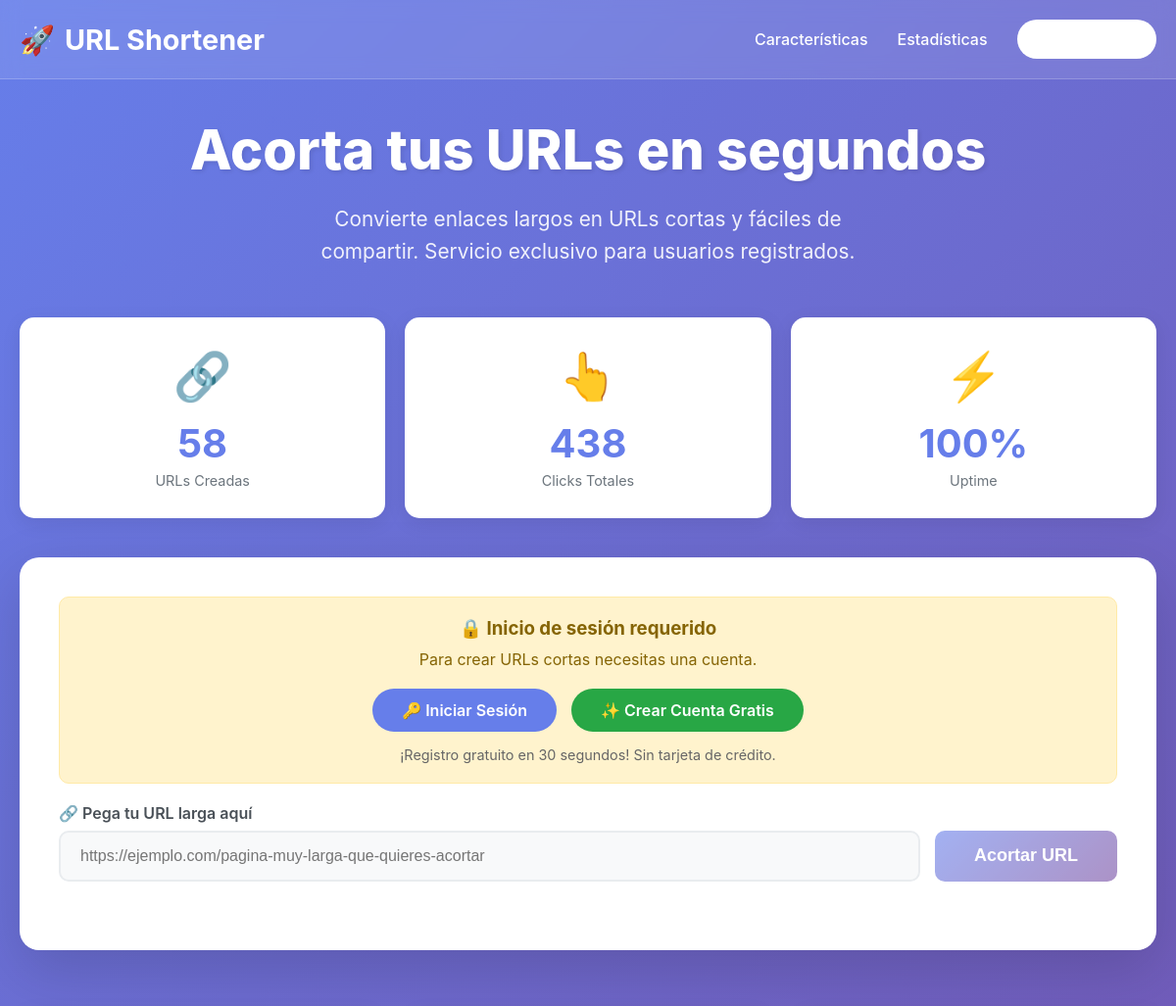
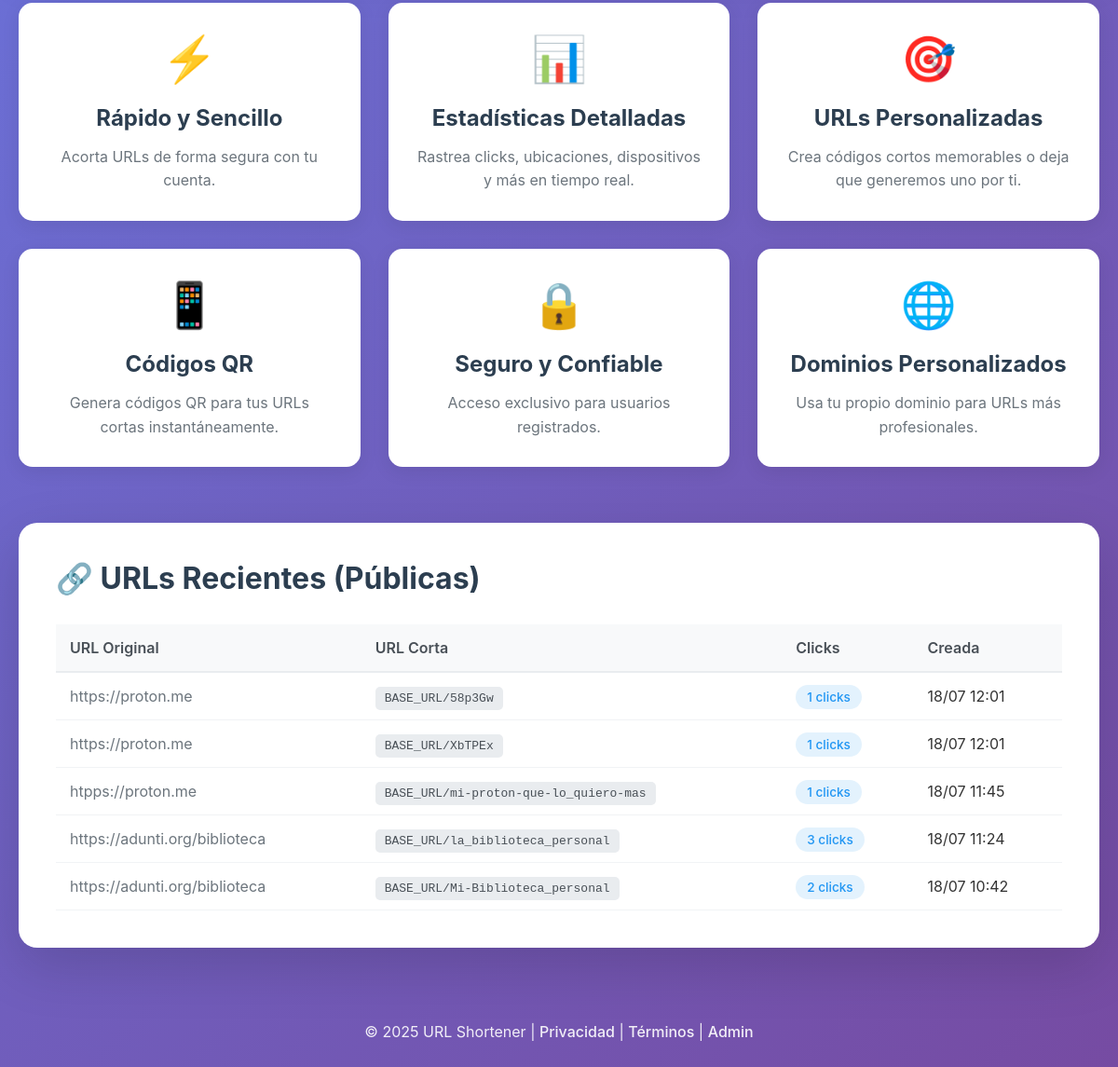
Before: / with the older database file (2 pictures, top to bottom).
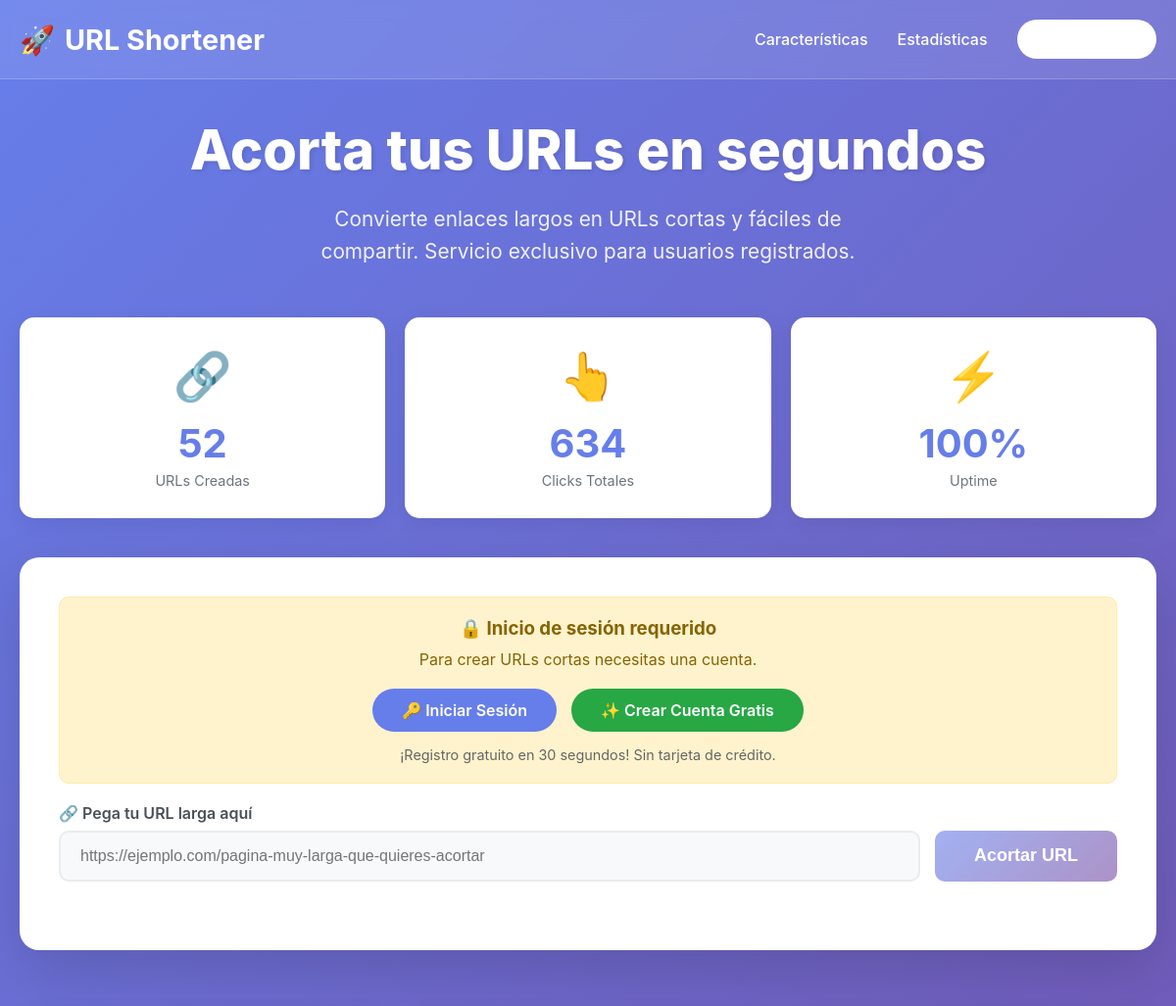
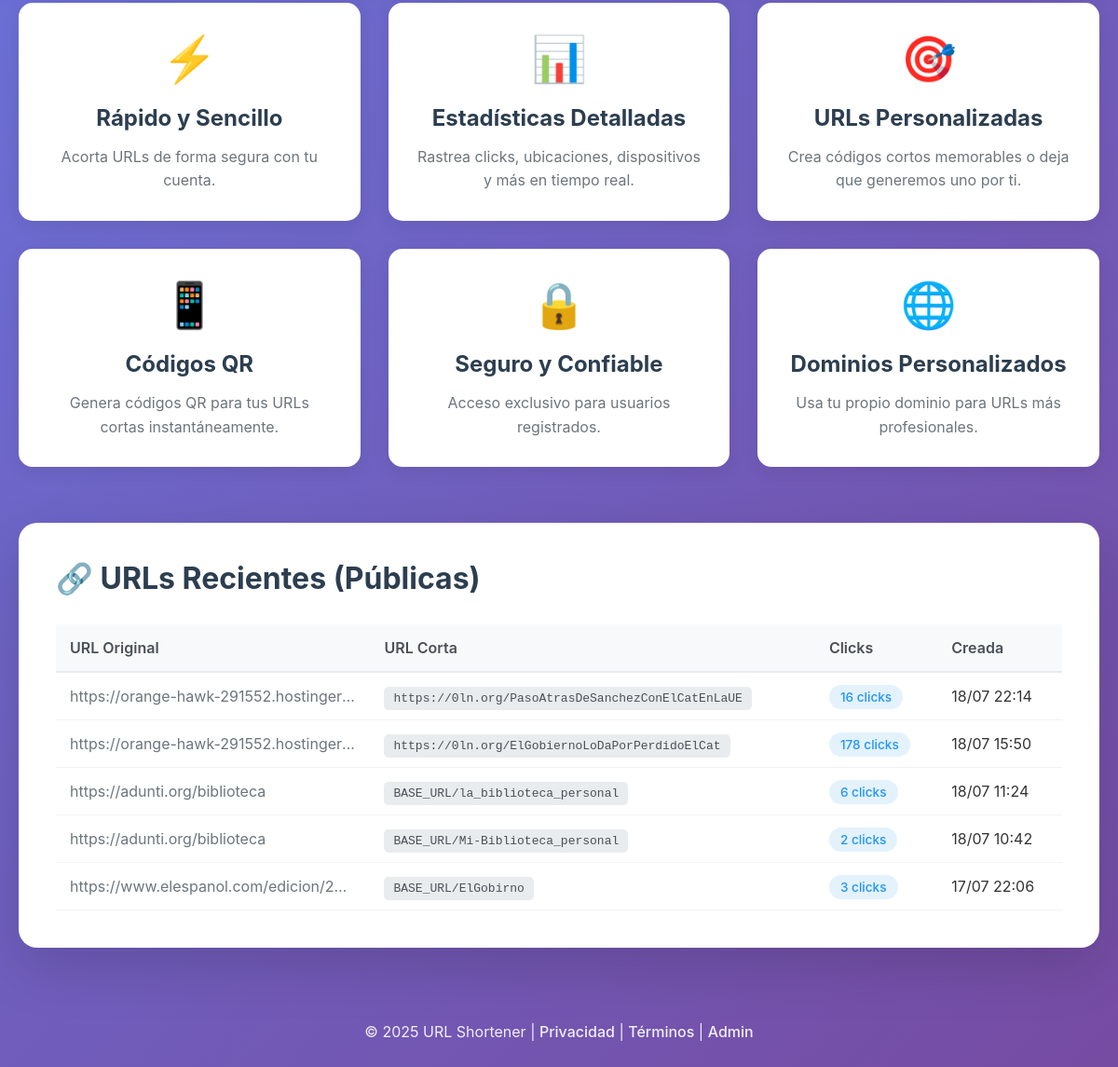
After: the same page with the newer database file (2 pictures, top to bottom).
### tables this page shows
CREATE TABLE `urls` (
  `id` int NOT NULL,
  `user_id` int DEFAULT NULL,
  `domain_id` int DEFAULT NULL,
  `short_code` varchar(100) NOT NULL,
  `original_url` text NOT NULL,
  `created_at` timestamp NULL DEFAULT CURRENT_TIMESTAMP,
  `clicks` int DEFAULT '0',
  `last_click` timestamp NULL DEFAULT NULL,
  `ip_address` varchar(45) DEFAULT NULL,
  `user_agent` text,
  `active` tinyint(1) DEFAULT '1',
  `is_public` tinyint(1) DEFAULT '1',
  `title` varchar(255) DEFAULT NULL,
  `description` text
);

CREATE TABLE `custom_domains` (
  `id` int NOT NULL,
  `user_id` int DEFAULT NULL,
  `domain` varchar(255) NOT NULL,
  `status` enum('pending','active','inactive') DEFAULT 'pending',
  `verification_token` varchar(64) DEFAULT NULL,
  `verified_at` timestamp NULL DEFAULT NULL,
  `created_at` timestamp NULL DEFAULT CURRENT_TIMESTAMP,
  `updated_at` timestamp NULL DEFAULT CURRENT_TIMESTAMP ON UPDATE CURRENT_TIMESTAMP,
  `ssl_enabled` tinyint(1) DEFAULT '0',
  `verification_method` varchar(50) DEFAULT NULL
);

### index.php (the view, shortened to what the changed rows need)
<?php
$is_logged_in = isset($_SESSION['user_id']) || isset($_SESSION['admin_logged_in']);
try {
    $db = new PDO("mysql:host=" . DB_HOST . ";dbname=" . DB_NAME, DB_USER, DB_PASS);
    $db->setAttribute(PDO::ATTR_ERRMODE, PDO::ERRMODE_EXCEPTION);
} catch(PDOException $e) {
    die("Error de conexión: " . $e->getMessage());
}
try {
    $stmt = $db->query("SELECT COUNT(*) as total FROM urls");
    $total_urls = $stmt->fetch()['total'];
    $stmt = $db->query("SELECT SUM(clicks) as total FROM urls");
    $total_clicks = $stmt->fetch()['total'] ?? 0;
    if ($is_logged_in) {
        $stmt = $db->query("
            SELECT u.*, cd.domain as custom_domain
            FROM urls u
            LEFT JOIN custom_domains cd ON u.domain_id = cd.id
            ORDER BY u.created_at DESC
            LIMIT 5
        ");
    } else {
        $stmt = $db->query("
            SELECT u.*, cd.domain as custom_domain
            FROM urls u
            LEFT JOIN custom_domains cd ON u.domain_id = cd.id
            WHERE u.is_public = 1
            ORDER BY u.created_at DESC
            LIMIT 5
        ");
    }
    $recent_urls = $stmt->fetchAll();
} catch (Exception $e) {
    $total_urls = 0;
    $total_clicks = 0;
    $recent_urls = [];
}
?>
<!DOCTYPE html>
<html lang="es">
<head>
</head>
<body>
    <div class="container">
        <div class="hero">
            <h1>Acorta tus URLs en segundos</h1>
        </div>
        <div class="stats-grid" id="stats">
            <div class="stat-card">
                <div class="stat-icon">🔗</div>
                <div class="stat-value"><?php echo number_format($total_urls); ?></div>
                <div class="stat-label">URLs Creadas</div>
            </div>
            <div class="stat-card">
                <div class="stat-icon">👆</div>
                <div class="stat-value"><?php echo number_format($total_clicks); ?></div>
                <div class="stat-label">Clicks Totales</div>
            </div>
        </div>
        <?php if (!empty($recent_urls)): ?>
        <div class="recent-section">
            <h2>🔗 URLs Recientes <?php echo (!$is_logged_in ? '(Públicas)' : ''); ?></h2>
            <div class="recent-urls">
                <table>
                    <thead>
                        <tr>
                            <th>URL Original</th>
                            <th>URL Corta</th>
                            <th>Clicks</th>
                            <th>Creada</th>
                        </tr>
                    </thead>
                    <tbody>
                        <?php foreach ($recent_urls as $url): ?>
                        <?php
                        if (!empty($url['custom_domain'])) {
                            $short_url = "https://" . $url['custom_domain'] . "/" . $url['short_code'];
                        } else {
                            $short_url = rtrim(BASE_URL, '/') . '/' . $url['short_code'];
                        }
                        ?>
                        <tr>
                            <td class="url-original" title="<?php echo htmlspecialchars($url['original_url']); ?>">
                                <?php echo htmlspecialchars($url['original_url']); ?>
                            </td>
                            <td>
                                <span class="url-short"><?php echo htmlspecialchars($short_url); ?></span>
                            </td>
                            <td>
                                <span class="badge badge-primary">
                                    <?php echo number_format($url['clicks'] ?? 0); ?> clicks
                                </span>
                            </td>
                            <td><?php echo date('d/m H:i', strtotime($url['created_at'])); ?></td>
                        </tr>
                        <?php endforeach; ?>
                    </tbody>
                </table>
            </div>
        </div>
        <?php endif; ?>
    </div>
</body>
</html>

Changed rows visible on the page:
removed urls: original_url "https://proton.me", short_code "BASE_URL/58p3Gw", clicks "1", created_at "18/07 12:01"
removed urls: original_url "https://proton.me", short_code "BASE_URL/XbTPEx", clicks "1", created_at "18/07 12:01"
removed urls: original_url "htpps://proton.me", short_code "BASE_URL/mi-proton-que-lo_quiero-mas", clicks "1", created_at "18/07 11:45"
added urls: original_url "https://orange-hawk-291552.hostinger…", short_code.domain "https://0ln.org/PasoAtrasDeSanchezConElCatEnLaUE", clicks "16", created_at "18/07 22:14"
added urls: original_url "https://orange-hawk-291552.hostinger…", short_code.domain "https://0ln.org/ElGobiernoLoDaPorPerdidoElCat", clicks "178", created_at "18/07 15:50"
changed urls "BASE_URL/la_biblioteca_personal": clicks "3" → "6"
now on this page (row edited): urls: original_url "https://www.elespanol.com/edicion/2…", short_code "BASE_URL/ElGobirno", clicks "3", created_at "17/07 22:06"
Other visible differences:
$total_urls: "58" → "52"
$total_clicks: "438" → "634"
